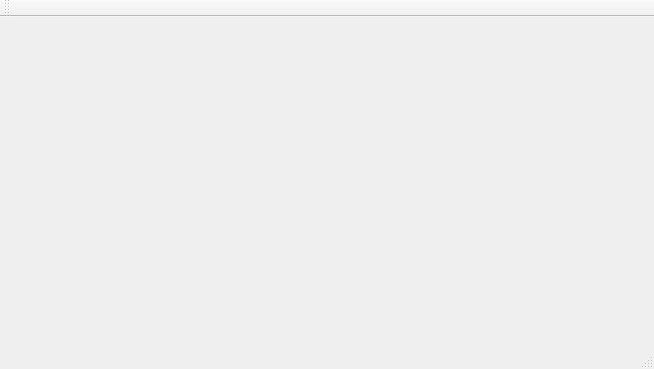
<?xml version="1.0" encoding="UTF-8"?>
<ui version="4.0">
 <class>MainWindow</class>
 <widget class="QMainWindow" name="MainWindow">
  <property name="geometry">
   <rect>
    <x>0</x>
    <y>0</y>
    <width>654</width>
    <height>369</height>
   </rect>
  </property>
  <property name="windowTitle">
   <string>MainWindow</string>
  </property>
  <widget class="QWidget" name="centralWidget">
   <widget class="QCustomPlot" name="customPlot" native="true">
    <property name="geometry">
     <rect>
      <x>10</x>
      <y>0</y>
      <width>631</width>
      <height>301</height>
     </rect>
    </property>
   </widget>
  </widget>
  <widget class="QMenuBar" name="menuBar">
   <property name="geometry">
    <rect>
     <x>0</x>
     <y>0</y>
     <width>654</width>
     <height>25</height>
    </rect>
   </property>
  </widget>
  <widget class="QToolBar" name="mainToolBar">
   <attribute name="toolBarArea">
    <enum>TopToolBarArea</enum>
   </attribute>
   <attribute name="toolBarBreak">
    <bool>false</bool>
   </attribute>
  </widget>
  <widget class="QStatusBar" name="statusBar"/>
 </widget>
 <layoutdefault spacing="6" margin="11"/>
 <customwidgets>
  <customwidget>
   <class>QCustomPlot</class>
   <extends>QWidget</extends>
   <header location="global">qcustomplot.h</header>
   <container>1</container>
  </customwidget>
 </customwidgets>
 <resources/>
 <connections/>
</ui>
